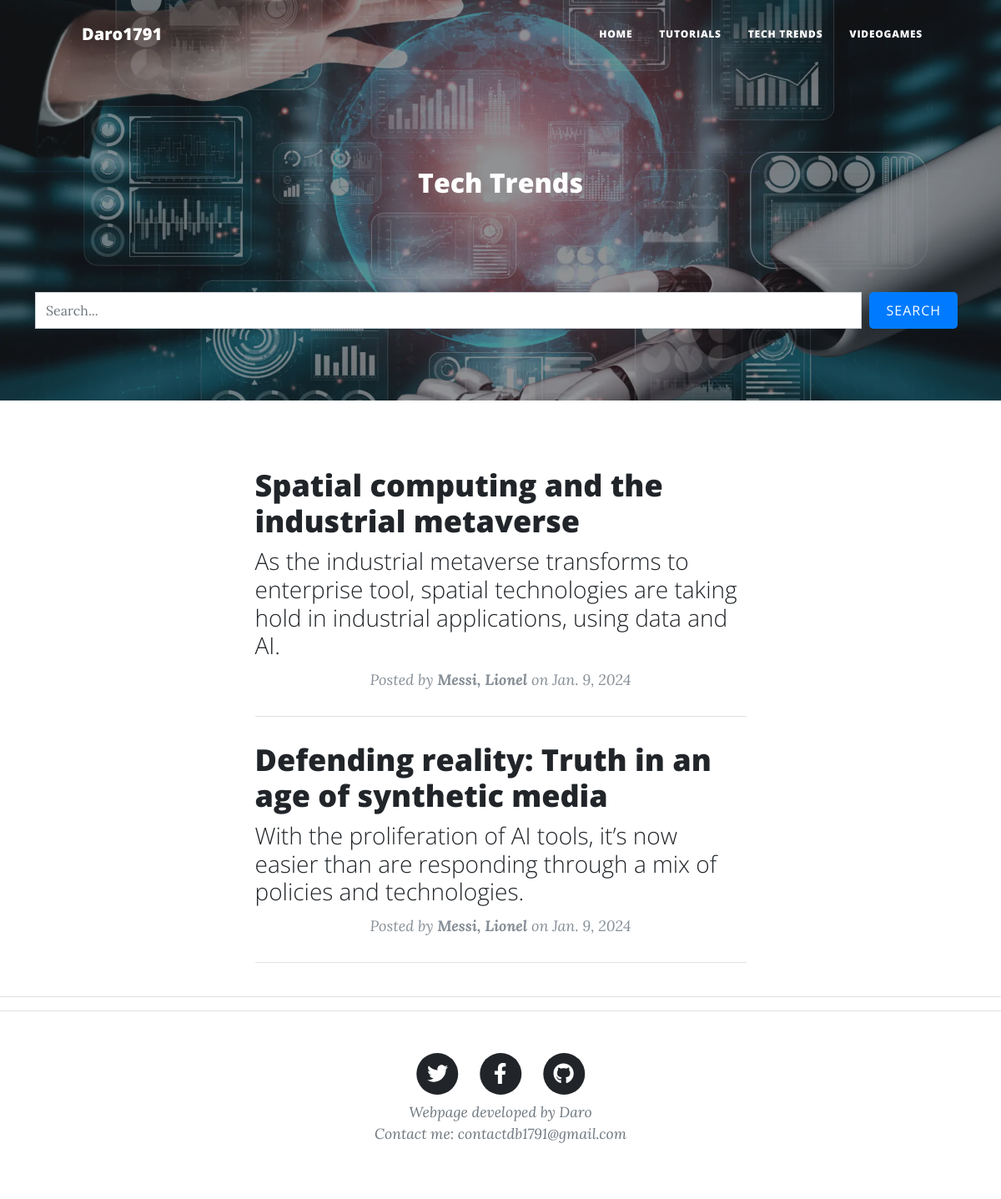
The page /techtrends/ on the database its author committed.
### apps/blog/models.py (models this page shows, shortened)
class Post(models.Model):
    id = models.AutoField(primary_key=True)
    title = models.CharField('Title', max_length=100, blank=False, null=False)
    slug = models.CharField('Slug', max_length=100, blank=False, null=False)
    description = models.CharField('Description', max_length=150, blank=False, null=False)
    content = RichTextField()
    image = models.ImageField(upload_to='images/', blank=False, null=False)
    author = models.ForeignKey(Author,  on_delete=models.CASCADE)
    category = models.ForeignKey(Category,  on_delete=models.CASCADE)
    state = models.BooleanField('Published/Unpublished', default=True)
    creation_date = models.DateField('Creation date', auto_now=False, auto_now_add=True)
    class Meta:
        verbose_name = "Post"
        verbose_name_plural = "Posts"

class Author(models.Model):
    id = models.AutoField(primary_key=True)
    names = models.CharField('Author names', max_length=255, null=False, blank=False)
    surnames = models.CharField('Author surnames', max_length=255, null=False, blank=False)
    facebook = models.URLField('Facebook', null=True, blank=True)
    twitter = models.URLField('Twitter', null=True, blank=True)
    instagram = models.URLField('Instagram', null=True, blank=True)
    web = models.URLField('Web', null=True, blank=True)
    mail = models.EmailField('E-Mail', null=False, blank=False)
    state = models.BooleanField('Author active/no active', default=True)
    creation_date = models.DateField('Creation date', auto_now=False, auto_now_add=True)
    class Meta:
        verbose_name = "Author"
        verbose_name_plural = "Authors"
    def __str__(self):
        return "{0}, {1}".format(self.surnames, self.names)

### apps/blog/views.py (the view, shortened to what this page needs)
# urls.py: path('techtrends/', techtrends , name='techtrends'),
def techtrends (request):
    queryset = request.GET.get("search")
    posts = Post.objects.filter(
        state = True,
        category = Category.objects.get(name__iexact='Technology')
        )
    paginator = Paginator(posts, 2)
    page = request.GET.get('page')
    posts = paginator.get_page(page)
    return render(request, 'techtrends.html', {'posts':posts})

### templates/techtrends.html
{% extends "index.html" %}
{% load static %}
{% block main_title %}Tech Trends{% endblock  %}
{% block imagen %}
{% static 'assets/img/trends.webp' %}
{% endblock imagen %}

### templates/index.html (shortened to what this page needs)
{% load static %}
<!DOCTYPE html>
<html lang="en">
    <head>
        <link href="{% static 'css/styles.css' %}" rel="stylesheet" />
        <link href="{% static 'css/clean-blog.css' %}" rel="stylesheet">
        <link href="{% static 'css/ultimate.css' %}" rel="stylesheet">
    </head>
    <body>
        <nav class="navbar navbar-expand-lg navbar-light" id="mainNav">
            <div class="container px-4 px-lg-5">
                <a class="navbar-brand" href="https://github.com/daro1791" target="_blank">Daro1791</a>
                <div class="collapse navbar-collapse" id="navbarResponsive">
                    <ul class="navbar-nav ms-auto py-4 py-lg-0">
                        <li class="nav-item"><a class="nav-link px-lg-3 py-3 py-lg-4" href="{% url 'blog:index' %}">Home</a></li>
                        <li class="nav-item"><a class="nav-link px-lg-3 py-3 py-lg-4" href="{% url 'blog:tutorials' %}">Tutorials </a></li>
                        <li class="nav-item"><a class="nav-link px-lg-3 py-3 py-lg-4" href="{% url 'blog:techtrends' %}">Tech Trends</a></li>
                        <li class="nav-item"><a class="nav-link px-lg-3 py-3 py-lg-4" href="{% url 'blog:videogames' %}">Videogames</a></li>
                    </ul>
                </div>
            </div>
        </nav>
        <header class="masthead" style="background-image: url({% block imagen %}{% static 'assets/img/home-bg.jpg' %}{% endblock imagen %})">
            <div class="container position-relative px-4 px-lg-5">
                <div class="row gx-4 gx-lg-5 justify-content-center">
                    <div class="col-md-10 col-lg-8 col-xl-7">
                        <div class="site-heading">
                            <h2>{% block main_title %}Tech Insight Hub{% endblock main_title %}</h2>
                        </div>
                    </div>
                </div>
            </div>
        </header>
{% block barra_busqueda %}
    <div class="container">
      <div class="row">
        <div class="col-md-12 search">
          <form method="get">
              <div id="custom-search-input">
                <div class="input-group col-md-12">
                  <input type="text" class="form-control" placeholder="Search..." name="search" value = "{{ request.GET.search }}">
                  <span class="input-group-list">
                    <button type="submit" class="boton btn-success">Search</button>
                  </span>
                </div>
              </div>
          </form>
        </div>
      </div>
    </div>
  {% endblock barra_busqueda %}
        <div class="container px-4 px-lg-5">
            <div class="row gx-4 gx-lg-5 justify-content-center">
                <div class="col-md-10 col-lg-8 col-xl-7">
                    {% block content %}
                    {% if posts %}
                    {% for post in posts %}
                    <div class="post-preview">
                        <a href='{% url "blog:postDetail" post.slug %}'>
                            <h2 class="post-title">
                                {{ post.title}}
                            </h2>
                            <h3 class="post-subtitle">
                                {{ post.description}}
                            </h3>
                        </a>
                        <p class="post-meta">
                            Posted by
                            <strong>
                                {{ post.author}}
                            </strong>
                            on {{ post.creation_date }}
                        </p>
                    </div>
                    <hr class="my-4" />
                    {% endfor %}
                    {% else %}
                    No Posts
                    {% endif %}
                    {% endblock content %}
                </div>
            </div>
        </div>
          <hr>
        <footer class="border-top">
            <div class="container px-4 px-lg-5">
                <div class="row gx-4 gx-lg-5 justify-content-center">
                    <div class="col-md-10 col-lg-8 col-xl-7">
                        <ul class="list-inline text-center">
                            <li class="list-inline-item">
                                <a href="#!">
                                    <span class="fa-stack fa-lg">
                                        <i class="fas fa-circle fa-stack-2x"></i>
                                        <i class="fab fa-twitter fa-stack-1x fa-inverse"></i>
                                    </span>
                                </a>
                            </li>
                            <li class="list-inline-item">
                                <a href="#!">
                                    <span class="fa-stack fa-lg">
                                        <i class="fas fa-circle fa-stack-2x"></i>
                                        <i class="fab fa-facebook-f fa-stack-1x fa-inverse"></i>
                                    </span>
                                </a>
                            </li>
                            <li class="list-inline-item">
                                <a href="#!">
                                    <span class="fa-stack fa-lg">
                                        <i class="fas fa-circle fa-stack-2x"></i>
                                        <i class="fab fa-github fa-stack-1x fa-inverse"></i>
                                    </span>
                                </a>
                            </li>
                        </ul>
                        <div class="small text-center text-muted fst-italic mt-2">Webpage developed by Daro</div>
                        <div class="small text-center text-muted fst-italic">Contact me: contactdb1791@gmail.com</div>
                    </div>
                </div>
            </div>
        </footer>
    </body>
</html>

### static/css/clean-blog.css (style rules this page uses)
body { font-size: 20px; color: #212529; font-family: 'Lora', 'Times New Roman', serif; }
p { line-height: 1.5; margin: 30px 0; }
h1, h2, h3, h4, h5, h6 { font-weight: 800; font-family: 'Open Sans', 'Helvetica Neue', Helvetica, Arial, sans-serif; }
a { color: #212529; -webkit-transition: all 0.2s; transition: all 0.2s; }
#mainNav { position: absolute; border-bottom: 1px solid #e9ecef; background-color: white; font-family: 'Open Sans', 'Helvetica Neue', Helvetica, Arial, sans-serif; }
#mainNav .navbar-brand { font-weight: 800; color: #343a40; }
#mainNav .navbar-nav > li.nav-item > a { font-size: 12px; font-weight: 800; letter-spacing: 1px; text-transform: uppercase; }
@media only screen and (min-width: 992px) { #mainNav { border-bottom: 1px solid transparent; background: transparent; } }
@media only screen and (min-width: 992px) { #mainNav .navbar-brand { padding: 10px 20px; color: #fff; } }
@media only screen and (min-width: 992px) { #mainNav .navbar-nav > li.nav-item > a { padding: 10px 20px; color: #fff; } }
@media only screen and (min-width: 992px) { #mainNav { -webkit-transition: background-color 0.2s; transition: background-color 0.2s; -webkit-transform: translate3d(0, 0, 0); transform: translate3d(0, 0, 0); } }
header.masthead { margin-bottom: 50px; background: no-repeat center center; background-color: #868e96; background-attachment: scroll; position: relative; background-size: cover; height: 60vh; }
header.masthead .page-heading, header.masthead .post-heading, header.masthead .site-heading { padding: 0px 0 150px; color: white; }
@media only screen and (min-width: 768px) { header.masthead .page-heading, header.masthead .post-heading, header.masthead .site-heading { padding: 0px 0; } }
header.masthead .page-heading, header.masthead .site-heading { text-align: center; }
.post-preview > a { color: #212529; }
.post-preview > a > .post-title { font-size: 30px; margin-top: 30px; margin-bottom: 10px; }
.post-preview > a > .post-subtitle { font-weight: 300; margin: 0 0 10px; }
.post-preview > .post-meta { font-size: 18px; font-style: italic; margin-top: 0; color: #868e96; }
@media only screen and (min-width: 768px) { .post-preview > a > .post-title { font-size: 36px; } }
footer { padding: 50px 0 65px; }
footer .list-inline { margin: 0; padding: 0; }
.search { margin-top: -180px; }
.boton { font-size: 14px; padding: 8px 25px; letter-spacing: 1px; text-transform: uppercase; border-radius: 0; border: 1px solid transparent; font-family: 'Open Sans','Helvetica Neue',Helvetica,Arial,sans-serif; }
p { text-align: center; }

### static/css/ultimate.css (style rules this page uses)
.boton { padding: 10px 20px; margin: 0 10px; font-size: 16px; cursor: pointer; background-color: #007BFF; color: #fff; border: none; border-radius: 5px; }

### rows shown on the page
Post: title "Spatial computing and the industrial metaverse", description "As the industrial metaverse transforms to enterprise tool, spatial technologies are taking hold in industrial applications, using data and AI.", author "Messi, Lionel", creation_date "Jan. 9, 2024"
Post: title "Defending reality: Truth in an age of synthetic media", description "With the proliferation of AI tools, it’s now easier than are responding through a mix of policies and technologies.", author "Messi, Lionel", creation_date "Jan. 9, 2024"
